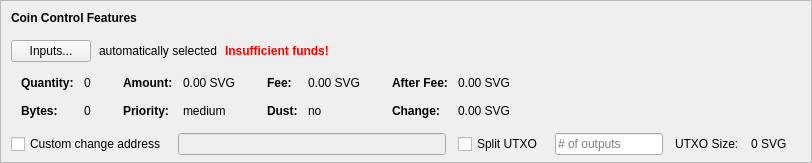
    <widget class="QFrame" name="frameCoinControl">
     <property name="sizePolicy">
      <sizepolicy hsizetype="Expanding" vsizetype="Expanding">
       <horstretch>0</horstretch>
       <verstretch>0</verstretch>
      </sizepolicy>
     </property>
     <property name="maximumSize">
      <size>
       <width>16777215</width>
       <height>16777215</height>
      </size>
     </property>
     <property name="frameShape">
      <enum>QFrame::StyledPanel</enum>
     </property>
     <property name="frameShadow">
      <enum>QFrame::Sunken</enum>
     </property>
     <layout class="QVBoxLayout" name="verticalLayoutCoinControl2">
      <property name="spacing">
       <number>0</number>
      </property>
      <property name="leftMargin">
       <number>0</number>
      </property>
      <property name="topMargin">
       <number>0</number>
      </property>
      <property name="rightMargin">
       <number>0</number>
      </property>
      <property name="bottomMargin">
       <number>6</number>
      </property>
      <item>
       <layout class="QVBoxLayout" name="verticalLayoutCoinControl" stretch="0,0,0,0,1">
        <property name="spacing">
         <number>0</number>
        </property>
        <property name="leftMargin">
         <number>10</number>
        </property>
        <property name="topMargin">
         <number>10</number>
        </property>
        <item>
         <layout class="QHBoxLayout" name="horizontalLayoutCoinControl1">
          <property name="bottomMargin">
           <number>15</number>
          </property>
          <item>
           <widget class="QLabel" name="labelCoinControlFeatures">
            <property name="sizePolicy">
             <sizepolicy hsizetype="Preferred" vsizetype="Maximum">
              <horstretch>0</horstretch>
              <verstretch>0</verstretch>
             </sizepolicy>
            </property>
            <property name="font">
             <font>
              <weight>75</weight>
              <bold>true</bold>
             </font>
            </property>
            <property name="styleSheet">
             <string notr="true">font-weight:bold;</string>
            </property>
            <property name="text">
             <string>Coin Control Features</string>
            </property>
           </widget>
          </item>
         </layout>
        </item>
        <item>
         <layout class="QHBoxLayout" name="horizontalLayoutCoinControl2" stretch="0,0,0,0">
          <property name="spacing">
           <number>8</number>
          </property>
          <property name="bottomMargin">
           <number>10</number>
          </property>
          <item>
           <widget class="QPushButton" name="pushButtonCoinControl">
            <property name="styleSheet">
             <string notr="true"/>
            </property>
            <property name="text">
             <string>Inputs...</string>
            </property>
            <property name="autoDefault">
             <bool>false</bool>
            </property>
           </widget>
          </item>
          <item>
           <widget class="QLabel" name="labelCoinControlAutomaticallySelected">
            <property name="text">
             <string>automatically selected</string>
            </property>
            <property name="margin">
             <number>5</number>
            </property>
           </widget>
          </item>
          <item>
           <widget class="QLabel" name="labelCoinControlInsuffFunds">
            <property name="font">
             <font>
              <weight>75</weight>
              <bold>true</bold>
             </font>
            </property>
            <property name="styleSheet">
             <string notr="true">color:red;font-weight:bold;</string>
            </property>
            <property name="text">
             <string>Insufficient funds!</string>
            </property>
            <property name="margin">
             <number>5</number>
            </property>
           </widget>
          </item>
          <item>
           <spacer name="horizontalSpacerCoinControl">
            <property name="orientation">
             <enum>Qt::Horizontal</enum>
            </property>
            <property name="sizeHint" stdset="0">
             <size>
              <width>40</width>
              <height>1</height>
             </size>
            </property>
           </spacer>
          </item>
         </layout>
        </item>
        <item>
         <widget class="QWidget" name="widgetCoinControl" native="true">
          <property name="sizePolicy">
           <sizepolicy hsizetype="Preferred" vsizetype="Preferred">
            <horstretch>0</horstretch>
            <verstretch>0</verstretch>
           </sizepolicy>
          </property>
          <property name="minimumSize">
           <size>
            <width>0</width>
            <height>0</height>
           </size>
          </property>
          <property name="styleSheet">
           <string notr="true"/>
          </property>
          <layout class="QHBoxLayout" name="horizontalLayoutCoinControl5">
           <property name="leftMargin">
            <number>0</number>
           </property>
           <property name="topMargin">
            <number>0</number>
           </property>
           <property name="rightMargin">
            <number>0</number>
           </property>
           <property name="bottomMargin">
            <number>0</number>
           </property>
           <item>
            <layout class="QHBoxLayout" name="horizontalLayoutCoinControl3" stretch="0,0,0,1">
             <property name="spacing">
              <number>20</number>
             </property>
             <property name="topMargin">
              <number>0</number>
             </property>
             <property name="bottomMargin">
              <number>10</number>
             </property>
             <item>
              <layout class="QFormLayout" name="formLayoutCoinControl1">
               <property name="horizontalSpacing">
                <number>10</number>
               </property>
               <property name="verticalSpacing">
                <number>14</number>
               </property>
               <property name="leftMargin">
                <number>10</number>
               </property>
               <property name="topMargin">
                <number>4</number>
               </property>
               <property name="rightMargin">
                <number>6</number>
               </property>
               <item row="0" column="0">
                <widget class="QLabel" name="labelCoinControlQuantityText">
                 <property name="font">
                  <font>
                   <weight>75</weight>
                   <bold>true</bold>
                  </font>
                 </property>
                 <property name="text">
                  <string>Quantity:</string>
                 </property>
                 <property name="margin">
                  <number>0</number>
                 </property>
                </widget>
               </item>
               <item row="0" column="1">
                <widget class="QLabel" name="labelCoinControlQuantity">
                 <property name="cursor">
                  <cursorShape>IBeamCursor</cursorShape>
                 </property>
                 <property name="contextMenuPolicy">
                  <enum>Qt::ActionsContextMenu</enum>
                 </property>
                 <property name="text">
                  <string notr="true">0</string>
                 </property>
                 <property name="margin">
                  <number>0</number>
                 </property>
                 <property name="textInteractionFlags">
                  <set>Qt::LinksAccessibleByMouse|Qt::TextSelectableByKeyboard|Qt::TextSelectableByMouse</set>
                 </property>
                </widget>
               </item>
               <item row="1" column="0">
                <widget class="QLabel" name="labelCoinControlBytesText">
                 <property name="font">
                  <font>
                   <weight>75</weight>
                   <bold>true</bold>
                  </font>
                 </property>
                 <property name="text">
                  <string>Bytes:</string>
                 </property>
                </widget>
               </item>
               <item row="1" column="1">
                <widget class="QLabel" name="labelCoinControlBytes">
                 <property name="cursor">
                  <cursorShape>IBeamCursor</cursorShape>
                 </property>
                 <property name="contextMenuPolicy">
                  <enum>Qt::ActionsContextMenu</enum>
                 </property>
                 <property name="text">
                  <string notr="true">0</string>
                 </property>
                 <property name="textInteractionFlags">
                  <set>Qt::LinksAccessibleByMouse|Qt::TextSelectableByKeyboard|Qt::TextSelectableByMouse</set>
                 </property>
                </widget>
               </item>
              </layout>
             </item>
             <item>
              <layout class="QFormLayout" name="formLayoutCoinControl2">
               <property name="horizontalSpacing">
                <number>10</number>
               </property>
               <property name="verticalSpacing">
                <number>14</number>
               </property>
               <property name="leftMargin">
                <number>6</number>
               </property>
               <property name="topMargin">
                <number>4</number>
               </property>
               <property name="rightMargin">
                <number>6</number>
               </property>
               <item row="0" column="0">
                <widget class="QLabel" name="labelCoinControlAmountText">
                 <property name="font">
                  <font>
                   <weight>75</weight>
                   <bold>true</bold>
                  </font>
                 </property>
                 <property name="text">
                  <string>Amount:</string>
                 </property>
                 <property name="margin">
                  <number>0</number>
                 </property>
                </widget>
               </item>
               <item row="0" column="1">
                <widget class="QLabel" name="labelCoinControlAmount">
                 <property name="cursor">
                  <cursorShape>IBeamCursor</cursorShape>
                 </property>
                 <property name="contextMenuPolicy">
                  <enum>Qt::ActionsContextMenu</enum>
                 </property>
                 <property name="text">
                  <string notr="true">0.00 SVG</string>
                 </property>
                 <property name="textInteractionFlags">
                  <set>Qt::LinksAccessibleByMouse|Qt::TextSelectableByKeyboard|Qt::TextSelectableByMouse</set>
                 </property>
                </widget>
               </item>
               <item row="1" column="0">
                <widget class="QLabel" name="labelCoinControlPriorityText">
                 <property name="font">
                  <font>
                   <weight>75</weight>
                   <bold>true</bold>
                  </font>
                 </property>
                 <property name="text">
                  <string>Priority:</string>
                 </property>
                </widget>
               </item>
               <item row="1" column="1">
                <widget class="QLabel" name="labelCoinControlPriority">
                 <property name="cursor">
                  <cursorShape>IBeamCursor</cursorShape>
                 </property>
                 <property name="contextMenuPolicy">
                  <enum>Qt::ActionsContextMenu</enum>
                 </property>
                 <property name="text">
                  <string>medium</string>
                 </property>
                 <property name="textInteractionFlags">
                  <set>Qt::LinksAccessibleByMouse|Qt::TextSelectableByKeyboard|Qt::TextSelectableByMouse</set>
                 </property>
                </widget>
               </item>
              </layout>
             </item>
             <item>
              <layout class="QFormLayout" name="formLayoutCoinControl3">
               <property name="horizontalSpacing">
                <number>10</number>
               </property>
               <property name="verticalSpacing">
                <number>14</number>
               </property>
               <property name="leftMargin">
                <number>6</number>
               </property>
               <property name="topMargin">
                <number>4</number>
               </property>
               <property name="rightMargin">
                <number>6</number>
               </property>
               <item row="0" column="0">
                <widget class="QLabel" name="labelCoinControlFeeText">
                 <property name="font">
                  <font>
                   <weight>75</weight>
                   <bold>true</bold>
                  </font>
                 </property>
                 <property name="text">
                  <string>Fee:</string>
                 </property>
                 <property name="margin">
                  <number>0</number>
                 </property>
                </widget>
               </item>
               <item row="0" column="1">
                <widget class="QLabel" name="labelCoinControlFee">
                 <property name="cursor">
                  <cursorShape>IBeamCursor</cursorShape>
                 </property>
                 <property name="contextMenuPolicy">
                  <enum>Qt::ActionsContextMenu</enum>
                 </property>
                 <property name="text">
                  <string notr="true">0.00 SVG</string>
                 </property>
                 <property name="textInteractionFlags">
                  <set>Qt::LinksAccessibleByMouse|Qt::TextSelectableByKeyboard|Qt::TextSelectableByMouse</set>
                 </property>
                </widget>
               </item>
               <item row="1" column="0">
                <widget class="QLabel" name="labelCoinControlLowOutputText">
                 <property name="font">
                  <font>
                   <weight>75</weight>
                   <bold>true</bold>
                  </font>
                 </property>
                 <property name="text">
                  <string>Dust:</string>
                 </property>
                </widget>
               </item>
               <item row="1" column="1">
                <widget class="QLabel" name="labelCoinControlLowOutput">
                 <property name="cursor">
                  <cursorShape>IBeamCursor</cursorShape>
                 </property>
                 <property name="contextMenuPolicy">
                  <enum>Qt::ActionsContextMenu</enum>
                 </property>
                 <property name="text">
                  <string>no</string>
                 </property>
                 <property name="textInteractionFlags">
                  <set>Qt::LinksAccessibleByMouse|Qt::TextSelectableByKeyboard|Qt::TextSelectableByMouse</set>
                 </property>
                </widget>
               </item>
              </layout>
             </item>
             <item>
              <layout class="QFormLayout" name="formLayoutCoinControl4">
               <property name="horizontalSpacing">
                <number>10</number>
               </property>
               <property name="verticalSpacing">
                <number>14</number>
               </property>
               <property name="leftMargin">
                <number>6</number>
               </property>
               <property name="topMargin">
                <number>4</number>
               </property>
               <property name="rightMargin">
                <number>6</number>
               </property>
               <item row="0" column="0">
                <widget class="QLabel" name="labelCoinControlAfterFeeText">
                 <property name="font">
                  <font>
                   <weight>75</weight>
                   <bold>true</bold>
                  </font>
                 </property>
                 <property name="text">
                  <string>After Fee:</string>
                 </property>
                 <property name="margin">
                  <number>0</number>
                 </property>
                </widget>
               </item>
               <item row="0" column="1">
                <widget class="QLabel" name="labelCoinControlAfterFee">
                 <property name="cursor">
                  <cursorShape>IBeamCursor</cursorShape>
                 </property>
                 <property name="contextMenuPolicy">
                  <enum>Qt::ActionsContextMenu</enum>
                 </property>
                 <property name="text">
                  <string notr="true">0.00 SVG</string>
                 </property>
                 <property name="textInteractionFlags">
                  <set>Qt::LinksAccessibleByMouse|Qt::TextSelectableByKeyboard|Qt::TextSelectableByMouse</set>
                 </property>
                </widget>
               </item>
               <item row="1" column="0">
                <widget class="QLabel" name="labelCoinControlChangeText">
                 <property name="font">
                  <font>
                   <weight>75</weight>
                   <bold>true</bold>
                  </font>
                 </property>
                 <property name="text">
                  <string>Change:</string>
                 </property>
                </widget>
               </item>
               <item row="1" column="1">
                <widget class="QLabel" name="labelCoinControlChange">
                 <property name="cursor">
                  <cursorShape>IBeamCursor</cursorShape>
                 </property>
                 <property name="contextMenuPolicy">
                  <enum>Qt::ActionsContextMenu</enum>
                 </property>
                 <property name="text">
                  <string notr="true">0.00 SVG</string>
                 </property>
                 <property name="textInteractionFlags">
                  <set>Qt::LinksAccessibleByMouse|Qt::TextSelectableByKeyboard|Qt::TextSelectableByMouse</set>
                 </property>
                </widget>
               </item>
              </layout>
             </item>
            </layout>
           </item>
          </layout>
         </widget>
        </item>
        <item>
         <layout class="QHBoxLayout" name="horizontalLayoutCoinControl4" stretch="0,0,0,0,0,0,0">
          <property name="spacing">
           <number>12</number>
          </property>
          <property name="sizeConstraint">
           <enum>QLayout::SetDefaultConstraint</enum>
          </property>
          <property name="topMargin">
           <number>5</number>
          </property>
          <property name="rightMargin">
           <number>5</number>
          </property>
          <item>
           <widget class="QCheckBox" name="checkBoxCoinControlChange">
            <property name="toolTip">
             <string>If this is activated, but the change address is empty or invalid, change will be sent to a newly generated address.</string>
            </property>
            <property name="text">
             <string>Custom change address</string>
            </property>
           </widget>
          </item>
          <item>
           <widget class="QValidatedLineEdit" name="lineEditCoinControlChange">
            <property name="enabled">
             <bool>false</bool>
            </property>
            <property name="sizePolicy">
             <sizepolicy hsizetype="Expanding" vsizetype="Fixed">
              <horstretch>0</horstretch>
              <verstretch>0</verstretch>
             </sizepolicy>
            </property>
           </widget>
          </item>
          <item>
           <widget class="QCheckBox" name="splitBlockCheckBox">
            <property name="text">
             <string>Split UTXO</string>
            </property>
           </widget>
          </item>
          <item>
           <widget class="QLineEdit" name="splitBlockLineEdit">
            <property name="sizePolicy">
             <sizepolicy hsizetype="Fixed" vsizetype="Fixed">
              <horstretch>50</horstretch>
              <verstretch>0</verstretch>
             </sizepolicy>
            </property>
            <property name="placeholderText">
             <string># of outputs</string>
            </property>
           </widget>
          </item>
          <item>
           <widget class="QLabel" name="labelBlockSizeText">
            <property name="text">
             <string>UTXO Size:</string>
            </property>
           </widget>
          </item>
          <item>
           <widget class="QLabel" name="labelBlockSize">
            <property name="text">
             <string>0 SVG</string>
            </property>
           </widget>
          </item>
          <item>
           <widget class="QLabel" name="labelCoinControlChangeLabel">
            <property name="sizePolicy">
             <sizepolicy hsizetype="Preferred" vsizetype="Expanding">
              <horstretch>0</horstretch>
              <verstretch>0</verstretch>
             </sizepolicy>
            </property>
            <property name="minimumSize">
             <size>
              <width>0</width>
              <height>0</height>
             </size>
            </property>
            <property name="text">
             <string/>
            </property>
            <property name="margin">
             <number>3</number>
            </property>
           </widget>
          </item>
         </layout>
        </item>
        <item>
         <spacer name="verticalSpacerCoinControl">
          <property name="orientation">
           <enum>Qt::Vertical</enum>
          </property>
          <property name="sizeHint" stdset="0">
           <size>
            <width>800</width>
            <height>1</height>
           </size>
          </property>
         </spacer>
        </item>
       </layout>
      </item>
     </layout>
    </widget>
